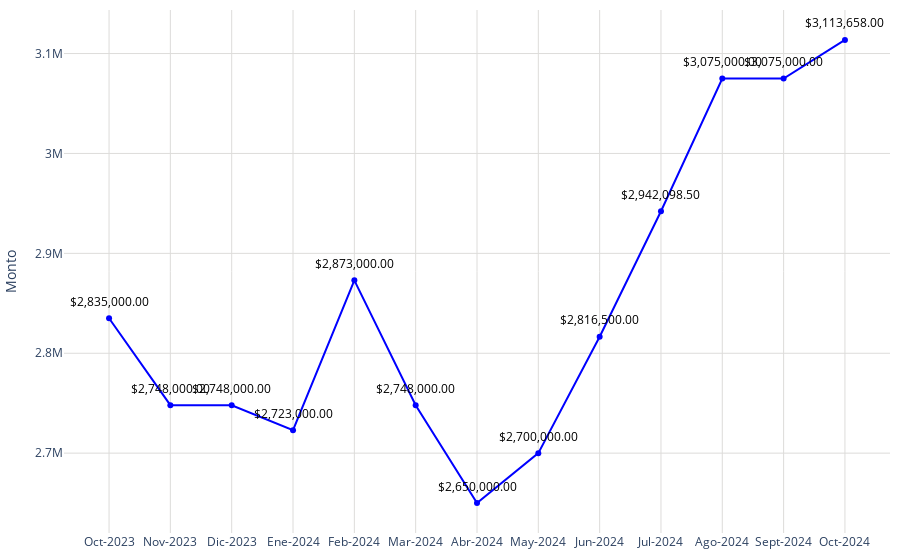

Notebook code cell kept with this figure:
### Code cell
# Datos
año = df_promedio['label']
promedio = df_promedio['promedio']

# Crear una función para formatear los valores grandes en palabras en español
def formatear_numero(valor):
    if valor >= 1_000_000_000_000:
        return f'{valor / 1_000_000_000:.2f} billones'
    elif valor >= 1_000_000_000:
        return f'{valor / 1_000_000_000:.0f} mil millones'  # Mil millones
    elif valor >= 1_000_000:
        return f'{valor / 1_000_000:.0f} millones'  # Millones
    elif valor >= 1_000:
        return f'{valor / 1_000:.0f} mil'  # Mil
    else:
        return str(valor)
# Configurar los valores y el texto del eje Y
tickvals = [2500000000,3000000000,3200000000]
ticktext = [formatear_numero(val) for val in tickvals]

fig = go.Figure()
fig.add_trace(go.Scatter(
    x=año,
    y=promedio,
    mode='markers+lines',
    marker=dict(color='blue'),
))
# Agregar anotaciones para mostrar los valores encima de los puntos
for a, p in zip(año, promedio):
    fig.add_annotation(
        x=a,
        y=p,
        text=f"${p:,.2f}",  # Formatear el valor del promedio como moneda
        showarrow=False,
        font=dict(color='black', size=12),
        xshift=0,
        yshift=17,
        textangle=0
    )
# Actualizar diseño
fig.update_layout(
    #title='Plusvalía estimada',   
    yaxis=dict(
        title="Monto",
        gridwidth=1,  # Ancho de las líneas de la cuadrícula
        gridcolor='#dddcda', 

    ),
    xaxis=dict(
        gridcolor='#dddcda', 
        tickmode='array',
        tickvals=año,
        ticktext=año
    ),
    plot_bgcolor='rgba(0,0,0,0)',
        margin=dict(l=10, r=10, t=10, b=10)
)
fig.show()

### Figure 1 — Plotly figure (JSON) as saved in the notebook; plotly's stock layout.template omitted (floating-point values rounded to 4 significant figures)
{"data": [{"marker": {"color": "blue"}, "mode": "markers+lines", "type": "scatter", "x": ["Oct-2023", "Nov-2023", "Dic-2023", "Ene-2024", "Feb-2024", "Mar-2024", "Abr-2024", "May-2024", "Jun-2024", "Jul-2024", "Ago-2024", "Sept-2024", "Oct-2024"], "y": [2835000, 2748000, 2748000, 2723000, 2873000, 2748000, 2650000, 2700000, 2816500, 2942000.0, 3075000, 3075000, 3113658]}], "layout": {"annotations": [{"font": {"color": "black", "size": 12}, "showarrow": false, "text": "$2,835,000.00", "textangle": 0, "x": "Oct-2023", "xshift": 0, "y": 2835000, "yshift": 17}, {"font": {"color": "black", "size": 12}, "showarrow": false, "text": "$2,748,000.00", "textangle": 0, "x": "Nov-2023", "xshift": 0, "y": 2748000, "yshift": 17}, {"font": {"color": "black", "size": 12}, "showarrow": false, "text": "$2,748,000.00", "textangle": 0, "x": "Dic-2023", "xshift": 0, "y": 2748000, "yshift": 17}, {"font": {"color": "black", "size": 12}, "showarrow": false, "text": "$2,723,000.00", "textangle": 0, "x": "Ene-2024", "xshift": 0, "y": 2723000, "yshift": 17}, {"font": {"color": "black", "size": 12}, "showarrow": false, "text": "$2,873,000.00", "textangle": 0, "x": "Feb-2024", "xshift": 0, "y": 2873000, "yshift": 17}, {"font": {"color": "black", "size": 12}, "showarrow": false, "text": "$2,748,000.00", "textangle": 0, "x": "Mar-2024", "xshift": 0, "y": 2748000, "yshift": 17}, {"font": {"color": "black", "size": 12}, "showarrow": false, "text": "$2,650,000.00", "textangle": 0, "x": "Abr-2024", "xshift": 0, "y": 2650000, "yshift": 17}, {"font": {"color": "black", "size": 12}, "showarrow": false, "text": "$2,700,000.00", "textangle": 0, "x": "May-2024", "xshift": 0, "y": 2700000, "yshift": 17}, {"font": {"color": "black", "size": 12}, "showarrow": false, "text": "$2,816,500.00", "textangle": 0, "x": "Jun-2024", "xshift": 0, "y": 2816500, "yshift": 17}, {"font": {"color": "black", "size": 12}, "showarrow": false, "text": "$2,942,098.50", "textangle": 0, "x": "Jul-2024", "xshift": 0, "y": 2942000.0, "yshift": 17}, {"font": {"color": "black", "size": 12}, "showarrow": false, "text": "$3,075,000.00", "textangle": 0, "x": "Ago-2024", "xshift": 0, "y": 3075000, "yshift": 17}, {"font": {"color": "black", "size": 12}, "showarrow": false, "text": "$3,075,000.00", "textangle": 0, "x": "Sept-2024", "xshift": 0, "y": 3075000, "yshift": 17}, {"font": {"color": "black", "size": 12}, "showarrow": false, "text": "$3,113,658.00", "textangle": 0, "x": "Oct-2024", "xshift": 0, "y": 3113658, "yshift": 17}], "margin": {"b": 10, "l": 10, "r": 10, "t": 10}, "plot_bgcolor": "rgba(0,0,0,0)", "xaxis": {"gridcolor": "#dddcda", "tickmode": "array", "ticktext": ["Oct-2023", "Nov-2023", "Dic-2023", "Ene-2024", "Feb-2024", "Mar-2024", "Abr-2024", "May-2024", "Jun-2024", "Jul-2024", "Ago-2024", "Sept-2024", "Oct-2024"], "tickvals": ["Oct-2023", "Nov-2023", "Dic-2023", "Ene-2024", "Feb-2024", "Mar-2024", "Abr-2024", "May-2024", "Jun-2024", "Jul-2024", "Ago-2024", "Sept-2024", "Oct-2024"]}, "yaxis": {"gridcolor": "#dddcda", "gridwidth": 1, "title": {"text": "Monto"}}}}
